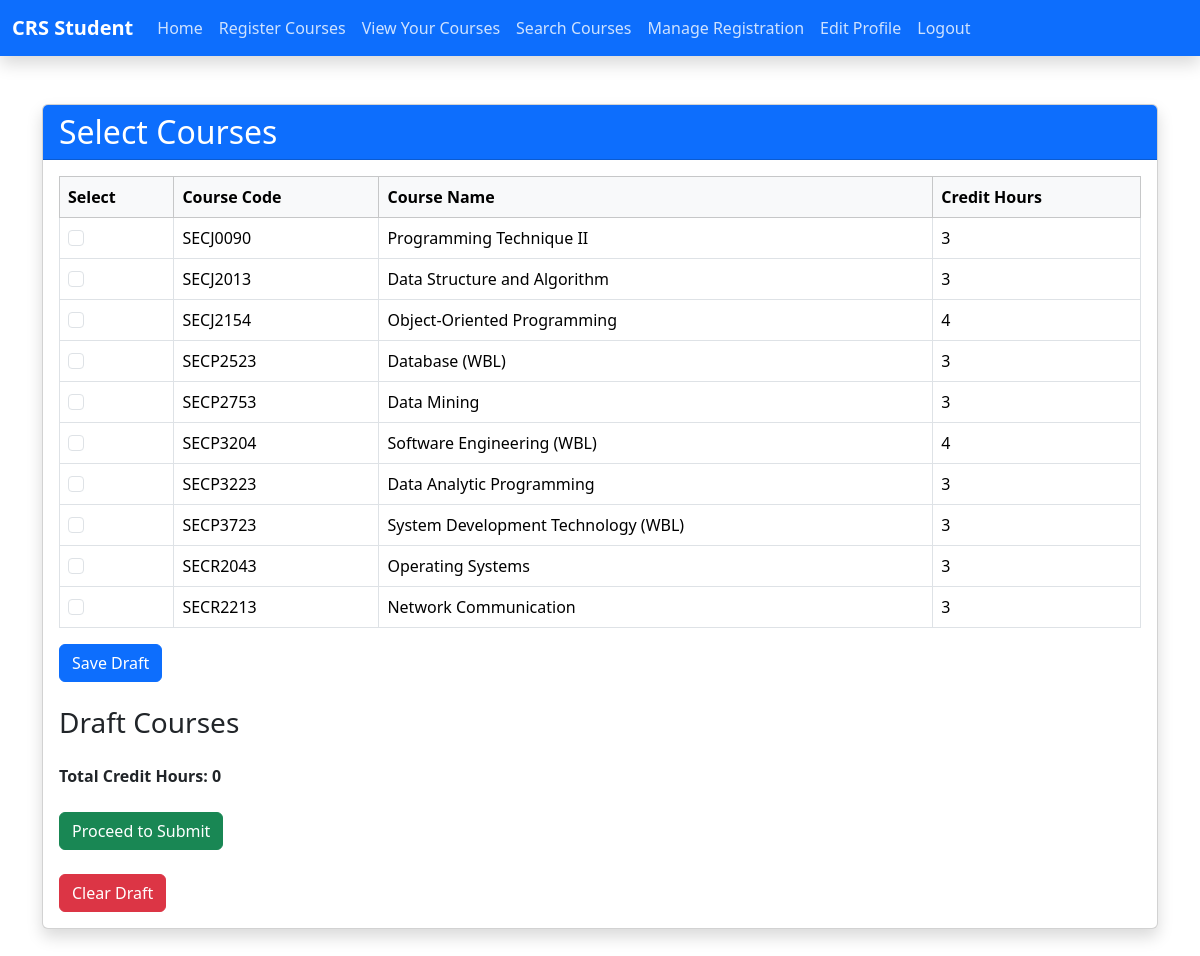
The page /studentRegisterCourse.php (signed in) on the database its author committed.
### tables this page shows
CREATE TABLE `tb_course` (
  `c_code` varchar(10) NOT NULL,
  `c_name` varchar(35) NOT NULL,
  `c_credit` int(11) NOT NULL,
  `c_lec` varchar(10) NOT NULL,
  `c_max_student` int(11) NOT NULL,
  `c_current_student` int(11) NOT NULL
);

### studentRegisterCourse.php (the view, shortened to what this page needs)
<?php
include 'dbconnect.php';
include 'studentNav.php';
$sql_courses = "SELECT * FROM tb_course";
$result_courses = $con->query($sql_courses);
?>
<div class="container mt-5">
  <div class="card shadow">
    <div class="card-header bg-primary text-white">
      <h2 class="card-title mb-0">Select Courses</h2>
    </div>
    <div class="card-body">
      <form method="POST">
        <table class="table table-bordered table-hover">
          <thead class="table-light">
            <tr>
              <th scope="col">Select</th>
              <th scope="col">Course Code</th>
              <th scope="col">Course Name</th>
              <th scope="col">Credit Hours</th>
            </tr>
          </thead>
          <tbody>
            <?php
            while ($course = $result_courses->fetch_assoc()) {
              echo "<tr>";
              echo "<td>";
              echo "<input class='form-check-input' type='checkbox' name='courses[]' value='" . $course['c_code'] . "'";
              if (in_array($course['c_code'], $_SESSION['draft_courses'])) {
                echo " checked";
              }
              echo ">";
              echo "</td>";
              echo "<td>" . $course['c_code'] . "</td>";
              echo "<td>" . $course['c_name'] . "</td>";
              echo "<td>" . $course['c_credit'] . "</td>";
              echo "</tr>";
            }
            ?>
          </tbody>
        </table>
        <button type="submit" name="select_courses" class="btn btn-primary">Save Draft</button>
      </form>
      <h3 class="mt-4">Draft Courses</h3>
        <?php
        $total_credit_hours = 0;
        ?>
      <div class="mt-3">
        <strong>Total Credit Hours: <?php echo $total_credit_hours; ?></strong>
      </div>
      <div class="mt-4">
        <a href="#" id="submitLink" class="btn btn-success">Proceed to Submit</a>
      </div>
      <div class="mt-4">
        <a href="?clear_draft=true" id="clearDraftLink" class="btn btn-danger">Clear Draft</a>
      </div>
    </div>
  </div>
  <br><br>
</div>
</body>
</html>

### studentNav.php (shortened to what this page needs)
<!DOCTYPE html>
<html lang="en">
<head>
  <link href="https://cdn.jsdelivr.net/npm/bootstrap@5.3.3/dist/css/bootstrap.min.css" rel="stylesheet">
</head>
<body>
  <nav class="navbar navbar-expand-lg navbar-dark bg-primary shadow">
    <div class="container-fluid">
      <a class="navbar-brand fw-bold" href="studentDashboard.php">CRS Student</a>
      <div class="collapse navbar-collapse" id="navbarColor01">
        <ul class="navbar-nav me-auto">
          <li class="nav-item">
            <a class="nav-link" href="studentDashboard.php">Home</a>
          </li>
          <li class="nav-item">
            <a class="nav-link" href="studentRegisterCourse.php">Register Courses</a>
          </li>
          <li class="nav-item">
            <a class="nav-link" href="studentViewCourse.php">View Your Courses</a>
          </li>
          <li class="nav-item">
            <a class="nav-link" href="studentSearchCourse.php">Search Courses</a>
          </li>
          <li class="nav-item">
            <a class="nav-link" href="studentManageRegistration.php">Manage Registration</a>
          </li>
          <li class="nav-item">
            <a class="nav-link" href="studentEditProfile.php">Edit Profile</a>
          </li>
          <li class="nav-item">
            <a class="nav-link" href="logout.php">Logout</a>
          </li>
        </ul>
      </div>
    </div>
  </nav>

### studentNav.php (style rules this page uses)
.navbar-nav .nav-link { color: rgba(255, 255, 255, 0.8) !important; transition: color 0.3s ease; }

### rows shown on the page
tb_course: c_code "SECJ0090", c_name "Programming Technique II", c_credit "3"
tb_course: c_code "SECJ2013", c_name "Data Structure and Algorithm", c_credit "3"
tb_course: c_code "SECJ2154", c_name "Object-Oriented Programming", c_credit "4"
tb_course: c_code "SECP2523", c_name "Database (WBL)", c_credit "3"
tb_course: c_code "SECP2753", c_name "Data Mining", c_credit "3"
tb_course: c_code "SECP3204", c_name "Software Engineering (WBL)", c_credit "4"
tb_course: c_code "SECP3223", c_name "Data Analytic Programming", c_credit "3"
tb_course: c_code "SECP3723", c_name "System Development Technology (WBL)", c_credit "3"
tb_course: c_code "SECR2043", c_name "Operating Systems", c_credit "3"
tb_course: c_code "SECR2213", c_name "Network Communication", c_credit "3"

### other values the page prints
$total_credit_hours "0"
